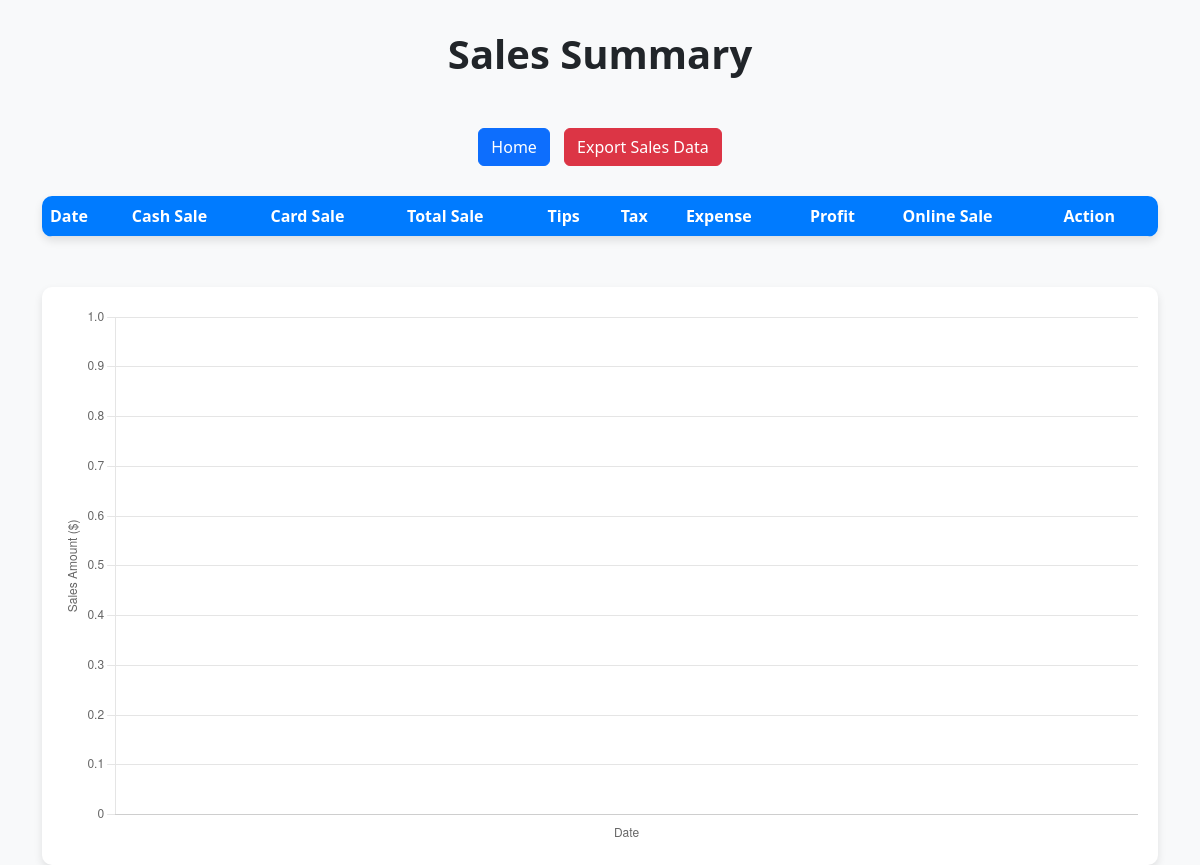
/view_sales, run on an earlier commit of the app's database.
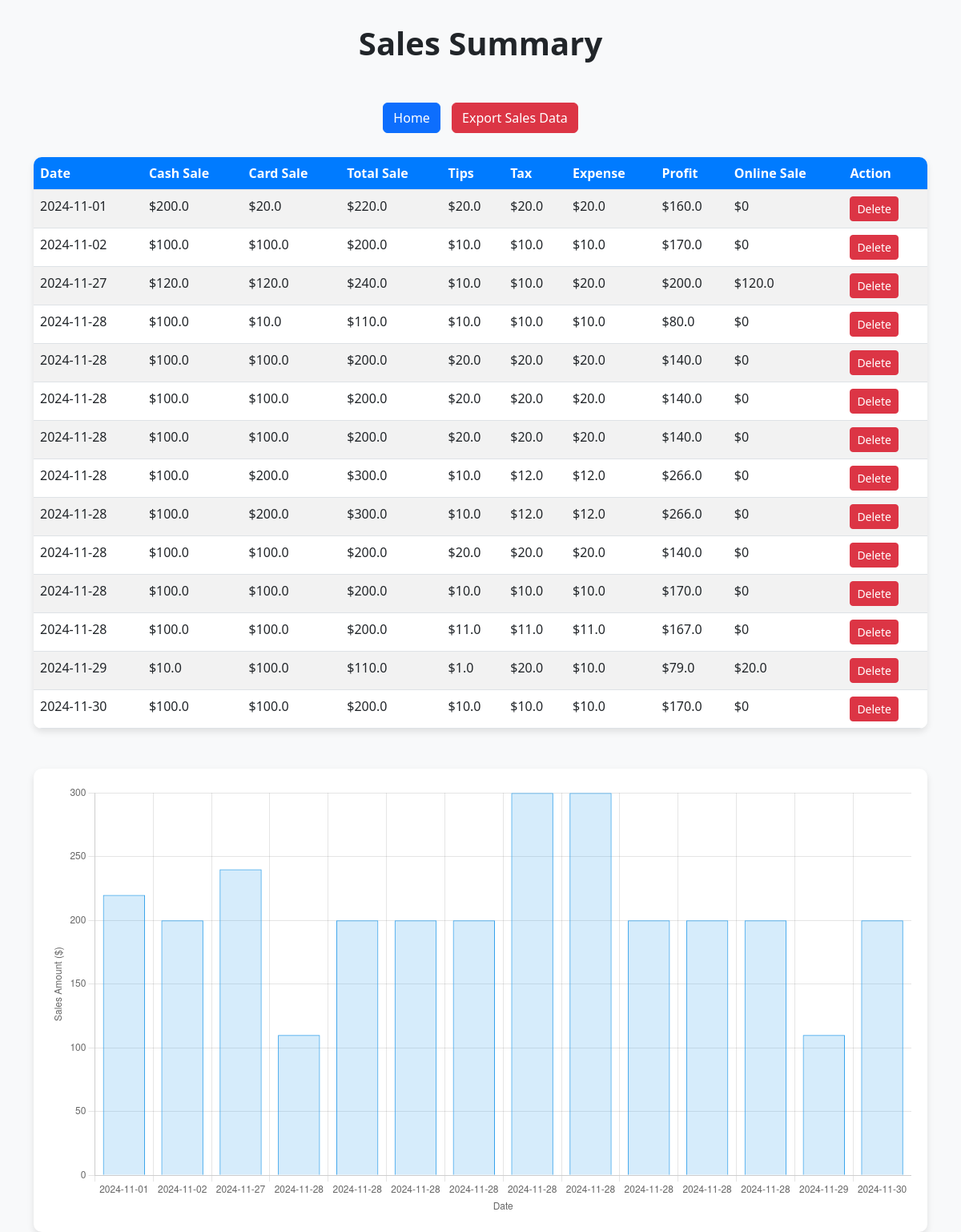
And on a later commit of the database.
### tables this page shows
CREATE TABLE sales (
            id INTEGER PRIMARY KEY AUTOINCREMENT,
            date TEXT,
            cash_sale REAL,
            card_sale REAL,
            total_sale REAL,
            tips REAL,
            tax REAL,
            expense REAL,
            profit REAL
        );

### app.py (the view)
@app.route('/view_sales', methods=['GET'])
def view_sales():
    conn = sqlite3.connect('sales.db')
    cursor = conn.cursor()
    cursor.execute('''
        SELECT id, date, cash_sale, card_sale, total_sale, tips, tax, expense, profit
        FROM sales
        ORDER BY date
    ''')
    regular_sales = cursor.fetchall()
    cursor.execute('''
        SELECT sale_date, SUM(sale_amount)
        FROM online_sales
        GROUP BY sale_date
    ''')
    online_sales = cursor.fetchall()
    conn.close()
    online_sales_dict = {row[0]: row[1] for row in online_sales}
    combined_sales = []
    for sale in regular_sales:
        sale_date = sale[1]
        total_online_sale = online_sales_dict.get(sale_date, 0)  # Default to 0 if no online sales for the date
        updated_profit = sale[8] + total_online_sale  # Add total online sale to profit
        combined_sales.append(sale + (total_online_sale, updated_profit))
    dates = [sale[1] for sale in combined_sales]
    daily_totals = [sale[4] for sale in combined_sales]
    return render_template('view_sales.html', sales=combined_sales, dates=json.dumps(dates), daily_totals=json.dumps(daily_totals))

### templates/view_sales.html (shortened to what this page needs)
<!DOCTYPE html>
<html lang="en">
<head>
    <link href="https://cdn.jsdelivr.net/npm/bootstrap@5.3.0-alpha3/dist/css/bootstrap.min.css" rel="stylesheet">
</head>
<body>
    <div class="container">
        <h1 class="sales-header">Sales Summary</h1>
        <div class="text-center">
            <a href="/" class="btn btn-primary btn-home">Home</a>
            <a href="/export_sales" class="btn btn-danger btn-export">Export Sales Data</a>
        </div>
        <div class="table-container">
            <table class="table table-striped">
                <thead>
                    <tr>
                        <th>Date</th>
                        <th>Cash Sale</th>
                        <th>Card Sale</th>
                        <th>Total Sale</th>
                        <th>Tips</th>
                        <th>Tax</th>
                        <th>Expense</th>
                        <th>Profit</th>
                        <th>Online Sale</th>
                        <th>Action</th>
                    </tr>
                </thead>
                <tbody>
                    {% for sale in sales %}
                    <tr>
                        <td>{{ sale[1] }}</td>
                        <td>${{ sale[2] }}</td>
                        <td>${{ sale[3] }}</td>
                        <td>${{ sale[4] }}</td>
                        <td>${{ sale[5] }}</td>
                        <td>${{ sale[6] }}</td>
                        <td>${{ sale[7] }}</td>
                        <td>${{ sale[8] }}</td>
                        <td>${{ sale[9] }}</td>
                        <td>
                            <form method="POST" action="/delete_sale" style="display:inline;">
                                <button type="submit" class="btn btn-danger btn-sm">Delete</button>
                            </form>
                        </td>
                    </tr>
                    {% endfor %}
                </tbody>
            </table>
        </div>
        <div class="chart-container">
            <canvas id="salesChart"></canvas>
        </div>
    </div>
    <script>
        const ctx = document.getElementById('salesChart').getContext('2d');
        const salesChart = new Chart(ctx, {
            type: 'bar',
            data: {
                labels: {{ dates | safe }},
                datasets: [{
                    label: 'Daily Sales',
                    data: {{ daily_totals | safe }},
                    backgroundColor: 'rgba(54, 162, 235, 0.2)',
                    borderColor: 'rgba(54, 162, 235, 1)',
                    borderWidth: 1
                }]
            },
            options: {
                responsive: true,
                plugins: {
                    legend: {
                        display: false
                    },
                    tooltip: {
                        enabled: true
                    }
                },
                scales: {
                    y: {
                        beginAtZero: true,
                        title: {
                            display: true,
                            text: 'Sales Amount ($)'
                        }
                    },
                    x: {
                        title: {
                            display: true,
                            text: 'Date'
                        }
                    }
                }
            }
        });
    </script>
</body>
</html>

### templates/view_sales.html (style rules this page uses)
body { background-color: #f8f9fa; }
.table-container { margin-top: 30px; }
.sales-header { text-align: center; margin: 30px 0; font-size: 2.5rem; font-weight: bold; }
.table { background-color: #ffffff; box-shadow: 0px 4px 8px rgba(0, 0, 0, 0.1); border-radius: 10px; overflow: hidden; }
.table th { background-color: #007bff; color: white; }
.btn-export { margin-top: 20px; }
.btn-home { margin-top: 20px; margin-right: 10px; }
.chart-container { margin-top: 50px; background-color: #ffffff; border-radius: 10px; box-shadow: 0px 4px 8px rgba(0, 0, 0, 0.1); padding: 20px; }

What changed in the data, as far as the page shows it:
added sales: date "2024-11-01", cash_sale "200.0", card_sale "20.0", total_sale "220.0", tips "20.0", tax "20.0", expense "20.0", profit "160.0", sale "0"
added sales: date "2024-11-02", cash_sale "100.0", card_sale "100.0", total_sale "200.0", tips "10.0", tax "10.0", expense "10.0", profit "170.0", sale "0"
added sales: date "2024-11-27", cash_sale "120.0", card_sale "120.0", total_sale "240.0", tips "10.0", tax "10.0", expense "20.0", profit "200.0", sale "120.0"
added sales: date "2024-11-28", cash_sale "100.0", card_sale "10.0", total_sale "110.0", tips "10.0", tax "10.0", expense "10.0", profit "80.0", sale "0"
added sales: date "2024-11-28", cash_sale "100.0", card_sale "100.0", total_sale "200.0", tips "20.0", tax "20.0", expense "20.0", profit "140.0", sale "0"
added sales: date "2024-11-28", cash_sale "100.0", card_sale "100.0", total_sale "200.0", tips "20.0", tax "20.0", expense "20.0", profit "140.0", sale "0"
added sales: date "2024-11-28", cash_sale "100.0", card_sale "100.0", total_sale "200.0", tips "20.0", tax "20.0", expense "20.0", profit "140.0", sale "0"
added sales: date "2024-11-28", cash_sale "100.0", card_sale "200.0", total_sale "300.0", tips "10.0", tax "12.0", expense "12.0", profit "266.0", sale "0"
added sales: date "2024-11-28", cash_sale "100.0", card_sale "200.0", total_sale "300.0", tips "10.0", tax "12.0", expense "12.0", profit "266.0", sale "0"
added sales: date "2024-11-28", cash_sale "100.0", card_sale "100.0", total_sale "200.0", tips "20.0", tax "20.0", expense "20.0", profit "140.0", sale "0"
added sales: date "2024-11-28", cash_sale "100.0", card_sale "100.0", total_sale "200.0", tips "10.0", tax "10.0", expense "10.0", profit "170.0", sale "0"
added sales: date "2024-11-28", cash_sale "100.0", card_sale "100.0", total_sale "200.0", tips "11.0", tax "11.0", expense "11.0", profit "167.0", sale "0"
added sales: date "2024-11-29", cash_sale "10.0", card_sale "100.0", total_sale "110.0", tips "1.0", tax "20.0", expense "10.0", profit "79.0"
added sales: date "2024-11-30", cash_sale "100.0", card_sale "100.0", total_sale "200.0", tips "10.0", tax "10.0", expense "10.0", profit "170.0", sale "0"
Also different on the page:
chart data {{ dates | safe }}: [] → ["2024-11-01", "2024-11-02", "2024-11-27", "2024-11-28", "2024-11-28", "2024-11-28", "2024-11-28", "2024-11-28", "2024-11-28", "2024-11-28", "2024-11-28", "2024-11-28", "2024-11-29", "2024-11-30"]
chart data {{ daily_totals | safe }}: [] → [220.0, 200.0, 240.0, 110.0, 200.0, 200.0, 200.0, 300.0, 300.0, 200.0, 200.0, 200.0, 110.0, 200.0]
